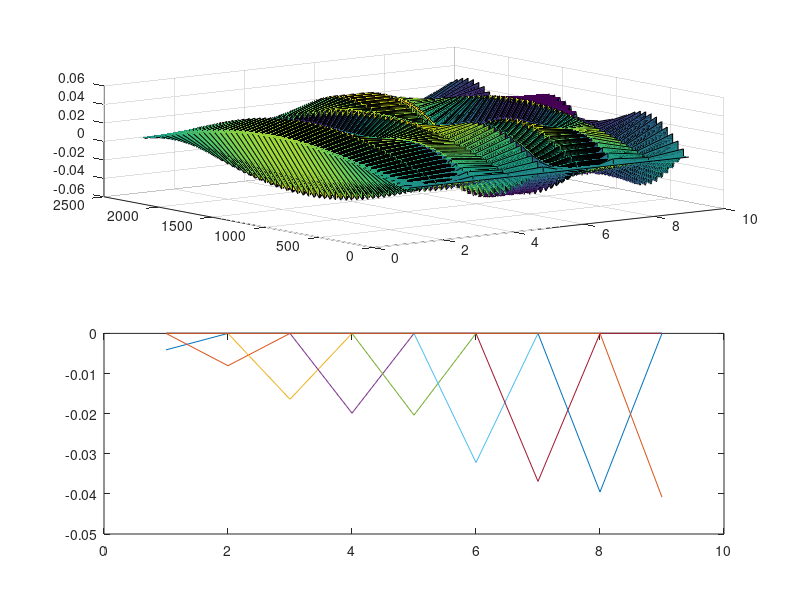
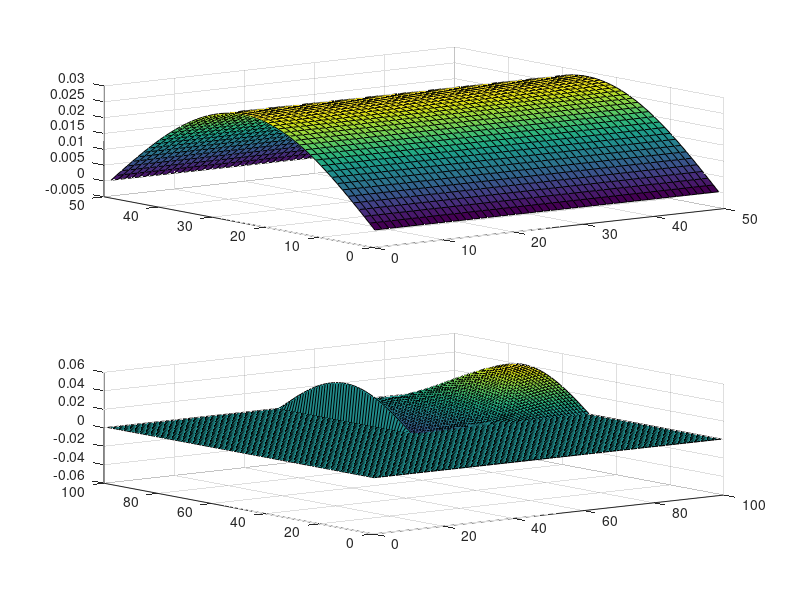
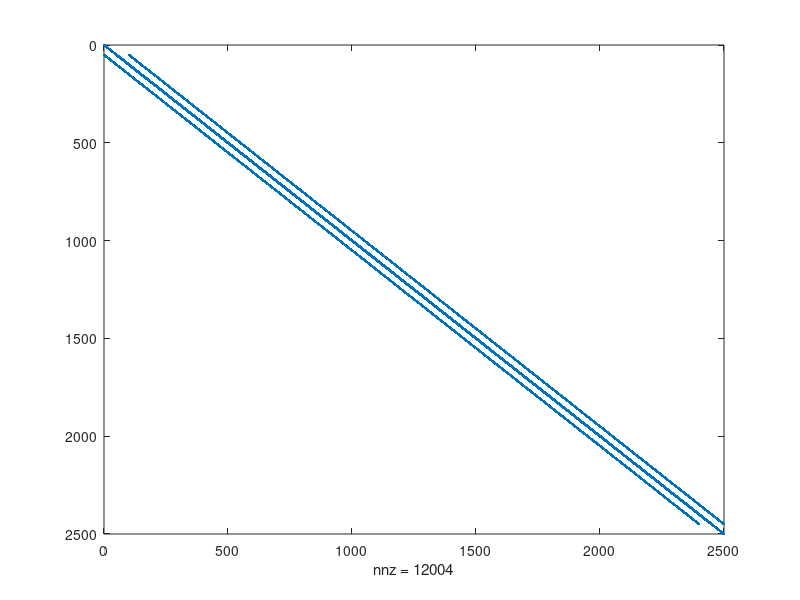

Here is the MATLAB script that generated these plots, in order:
clearvars
clearvars -GLOBAL
close all
format shortE

BCL = 1; %voltage at the left side of the Boundary Condition
BCR = 0; %voltage at the right side of the Boundary Condition
%nx = randi([10 100],1);
%ny = randi([10 100],1);
nx =50;
ny = 50;
G = sparse(nx*ny,nx*ny);
B = zeros(1,nx*ny);

for i =1:nx
    for j=1:ny
        n = j+(i-1)*ny;
        if i ==1
            G(n,:)=0;
            G(n,n)=1;
            B(n)=1;
        elseif i==nx
            G(n,:)=0;
            G(n,n)=1;
        elseif j==1
            nxm = j + (i-2)*ny;
            nxp = j+ (i)*ny;
            nyp = j+1 +(i-1)*ny;
            
            rxm = 1;
            rxp = 1;
            ryp = 1;
            
            G(n,n)= -(rxm+rxp+ryp);
            G(n,nxm) = rxm;
            G(n,nxp) = rxp;
            G(n,nyp) = ryp;
        elseif j ==ny
            nxm = j + (i-2)*ny;
            nxp = j+ (i)*ny;
            nyp = j-1 +(i-1)*ny;
            
            rxm = 1;
            rxp = 1;
            ryp = 1;
            
            G(n,n)= -(rxm+rxp+ryp);
            G(n,nxm) = rxm;
            G(n,nxp) = rxp;
            G(n,nyp) = ryp;
        else
            nxm = j +(i-2)*ny;
            nxp = j +(i)*ny;
            nym = j-1 + (i-1)*ny;
            nyp = j+1 + (i-1)*ny;
            
            rxm = 1;
            rxp = 1;
            rym = 1;
            ryp = 1;
            
            G(n,n)= -(rxm+rxp+rym+ryp);
            G(n,nxm) = rxm;
            G(n,nxp) = rxp;
            G(n,nym) = rym;
            G(n,nyp) = ryp;
        end
    end
    
    
end
f1 = figure;
f2 = figure;
f3 =figure;
spy(G);
figure(f1)
[E,D] = eigs(G,9,'SM');
subplot(2,1,1)
surf(E)
subplot(2,1,2)
plot(D)
figure(f2)
Emap1 =zeros(nx,ny);
for i = 1:nx
    for j =1:ny
        n = j+(i-1)*ny;
        Emap1(i,j) = E(n);
    end
end
subplot(2,1,1)
surf(Emap1)
Emap2 =zeros(nx,ny);
for i = nx:2*nx
    for j =ny:2*ny
        n = j+(i-1)*ny;
        Emap2(i,j) = E(n);
    end
end
subplot(2,1,2)
surf(Emap2)

